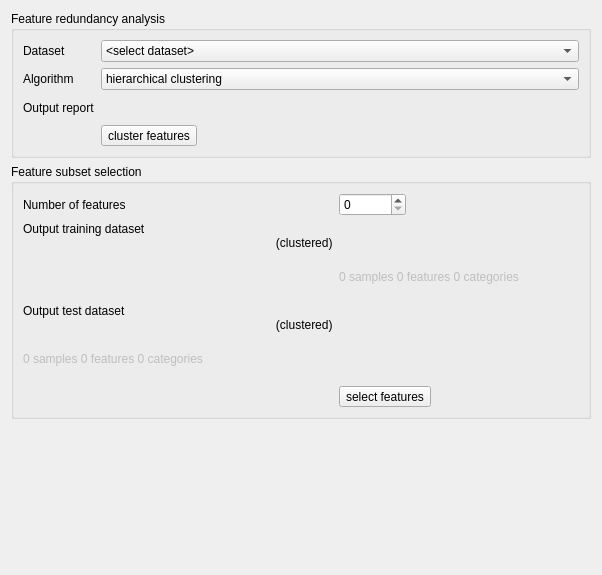
          <widget class="QWidget" name="tab_20">
           <attribute name="title">
            <string>Feature Clustering</string>
           </attribute>
           <layout class="QVBoxLayout" name="verticalLayout_3">
            <item>
             <widget class="QGroupBox" name="groupBox_11">
              <property name="title">
               <string>Feature redundancy analysis</string>
              </property>
              <property name="flat">
               <bool>true</bool>
              </property>
              <property name="checkable">
               <bool>false</bool>
              </property>
              <layout class="QFormLayout" name="formLayout_13">
               <item row="0" column="0">
                <widget class="QLabel" name="label_65">
                 <property name="text">
                  <string>Dataset</string>
                 </property>
                </widget>
               </item>
               <item row="0" column="1">
                <widget class="QComboBox" name="mDataClustering">
                 <property name="currentIndex">
                  <number>0</number>
                 </property>
                 <item>
                  <property name="text">
                   <string>&lt;select dataset&gt;</string>
                  </property>
                 </item>
                 <item>
                  <property name="text">
                   <string>dataset</string>
                  </property>
                 </item>
                 <item>
                  <property name="text">
                   <string>dataset (split)</string>
                  </property>
                 </item>
                </widget>
               </item>
               <item row="1" column="0">
                <widget class="QLabel" name="label_66">
                 <property name="text">
                  <string>Algorithm</string>
                 </property>
                </widget>
               </item>
               <item row="1" column="1">
                <widget class="QComboBox" name="mAlgoClustering">
                 <property name="currentIndex">
                  <number>1</number>
                 </property>
                 <item>
                  <property name="text">
                   <string>&lt;select algorithm&gt;</string>
                  </property>
                 </item>
                 <item>
                  <property name="text">
                   <string>hierarchical clustering</string>
                  </property>
                 </item>
                </widget>
               </item>
               <item row="2" column="0">
                <widget class="QLabel" name="label_62">
                 <property name="text">
                  <string>Output report</string>
                 </property>
                </widget>
               </item>
               <item row="2" column="1">
                <layout class="QHBoxLayout" name="horizontalLayout_36">
                 <item>
                  <widget class="QgsFileWidget" name="mFileClusteringReport">
                   <property name="sizePolicy">
                    <sizepolicy hsizetype="Preferred" vsizetype="Preferred">
                     <horstretch>2</horstretch>
                     <verstretch>0</verstretch>
                    </sizepolicy>
                   </property>
                   <property name="filter">
                    <string>*.html</string>
                   </property>
                   <property name="storageMode">
                    <enum>QgsFileWidget::SaveFile</enum>
                   </property>
                   <property name="relativeStorage">
                    <enum>QgsFileWidget::Absolute</enum>
                   </property>
                  </widget>
                 </item>
                 <item>
                  <widget class="QToolButton" name="mViewClusteringReport">
                   <property name="toolTip">
                    <string/>
                   </property>
                   <property name="text">
                    <string/>
                   </property>
                   <property name="icon">
                    <iconset>
                     <normaloff>
                                                                                        :/qt-project.org/styles/commonstyle/images/filecontents-128.png</normaloff>
                                                                                        :/qt-project.org/styles/commonstyle/images/filecontents-128.png</iconset>
                   </property>
                   <property name="iconSize">
                    <size>
                     <width>16</width>
                     <height>16</height>
                    </size>
                   </property>
                   <property name="toolButtonStyle">
                    <enum>Qt::ToolButtonIconOnly</enum>
                   </property>
                   <property name="autoRaise">
                    <bool>true</bool>
                   </property>
                  </widget>
                 </item>
                </layout>
               </item>
               <item row="3" column="1">
                <widget class="QToolButton" name="mRunClustering">
                 <property name="text">
                  <string>cluster features</string>
                 </property>
                 <property name="icon">
                  <iconset>
                   <normaloff>
                                                                                :/images/themes/default/processingAlgorithm.svg</normaloff>
                                                                                :/images/themes/default/processingAlgorithm.svg</iconset>
                 </property>
                 <property name="toolButtonStyle">
                  <enum>Qt::ToolButtonTextBesideIcon</enum>
                 </property>
                </widget>
               </item>
              </layout>
             </widget>
            </item>
            <item>
             <widget class="QGroupBox" name="groupBox_12">
              <property name="title">
               <string>Feature subset selection</string>
              </property>
              <property name="flat">
               <bool>true</bool>
              </property>
              <property name="checkable">
               <bool>false</bool>
              </property>
              <layout class="QFormLayout" name="formLayout_14">
               <item row="0" column="0">
                <widget class="QLabel" name="label_61">
                 <property name="text">
                  <string>Number of features</string>
                 </property>
                </widget>
               </item>
               <item row="0" column="1">
                <layout class="QHBoxLayout" name="horizontalLayout_37">
                 <item>
                  <widget class="QgsSpinBox" name="mNClustering">
                   <property name="maximum">
                    <number>999999999</number>
                   </property>
                  </widget>
                 </item>
                 <item>
                  <spacer name="horizontalSpacer_13">
                   <property name="orientation">
                    <enum>Qt::Horizontal</enum>
                   </property>
                   <property name="sizeHint" stdset="0">
                    <size>
                     <width>40</width>
                     <height>20</height>
                    </size>
                   </property>
                  </spacer>
                 </item>
                </layout>
               </item>
               <item row="1" column="0">
                <widget class="QLabel" name="label_67">
                 <property name="text">
                  <string>Output training dataset
                                                                            (clustered)
                                                                        </string>
                 </property>
                </widget>
               </item>
               <item row="1" column="1">
                <layout class="QHBoxLayout" name="horizontalLayout_40">
                 <item>
                  <widget class="QgsFileWidget" name="mFileTrainingDatasetClustered">
                   <property name="enabled">
                    <bool>true</bool>
                   </property>
                   <property name="sizePolicy">
                    <sizepolicy hsizetype="Preferred" vsizetype="Preferred">
                     <horstretch>2</horstretch>
                     <verstretch>0</verstretch>
                    </sizepolicy>
                   </property>
                   <property name="fileWidgetButtonVisible">
                    <bool>true</bool>
                   </property>
                   <property name="filter">
                    <string>*.skops</string>
                   </property>
                   <property name="storageMode">
                    <enum>QgsFileWidget::SaveFile</enum>
                   </property>
                   <property name="relativeStorage">
                    <enum>QgsFileWidget::Absolute</enum>
                   </property>
                  </widget>
                 </item>
                 <item>
                  <widget class="QToolButton" name="mViewTrainingDatasetClustered">
                   <property name="toolTip">
                    <string/>
                   </property>
                   <property name="text">
                    <string/>
                   </property>
                   <property name="icon">
                    <iconset>
                     <normaloff>
                                                                                        :/qt-project.org/styles/commonstyle/images/filecontents-128.png</normaloff>
                                                                                        :/qt-project.org/styles/commonstyle/images/filecontents-128.png</iconset>
                   </property>
                   <property name="iconSize">
                    <size>
                     <width>16</width>
                     <height>16</height>
                    </size>
                   </property>
                   <property name="toolButtonStyle">
                    <enum>Qt::ToolButtonIconOnly</enum>
                   </property>
                   <property name="autoRaise">
                    <bool>true</bool>
                   </property>
                  </widget>
                 </item>
                </layout>
               </item>
               <item row="2" column="1">
                <widget class="QLabel" name="mInfoTrainingDatasetClustered">
                 <property name="enabled">
                  <bool>false</bool>
                 </property>
                 <property name="layoutDirection">
                  <enum>Qt::LeftToRight</enum>
                 </property>
                 <property name="text">
                  <string>0 samples 0 features 0 categories
                                                                        </string>
                 </property>
                </widget>
               </item>
               <item row="3" column="0">
                <widget class="QLabel" name="label_68">
                 <property name="text">
                  <string>Output test dataset
                                                                            (clustered)
                                                                        </string>
                 </property>
                </widget>
               </item>
               <item row="3" column="1">
                <layout class="QHBoxLayout" name="horizontalLayout_41">
                 <item>
                  <widget class="QgsFileWidget" name="mFileTestDatasetClustered">
                   <property name="enabled">
                    <bool>true</bool>
                   </property>
                   <property name="sizePolicy">
                    <sizepolicy hsizetype="Preferred" vsizetype="Preferred">
                     <horstretch>2</horstretch>
                     <verstretch>0</verstretch>
                    </sizepolicy>
                   </property>
                   <property name="fileWidgetButtonVisible">
                    <bool>true</bool>
                   </property>
                   <property name="filter">
                    <string>*.skops</string>
                   </property>
                   <property name="storageMode">
                    <enum>QgsFileWidget::SaveFile</enum>
                   </property>
                   <property name="relativeStorage">
                    <enum>QgsFileWidget::Absolute</enum>
                   </property>
                  </widget>
                 </item>
                 <item>
                  <widget class="QToolButton" name="mViewTestDatasetClustered">
                   <property name="toolTip">
                    <string/>
                   </property>
                   <property name="text">
                    <string/>
                   </property>
                   <property name="icon">
                    <iconset>
                     <normaloff>
                                                                                        :/qt-project.org/styles/commonstyle/images/filecontents-128.png</normaloff>
                                                                                        :/qt-project.org/styles/commonstyle/images/filecontents-128.png</iconset>
                   </property>
                   <property name="iconSize">
                    <size>
                     <width>16</width>
                     <height>16</height>
                    </size>
                   </property>
                   <property name="toolButtonStyle">
                    <enum>Qt::ToolButtonIconOnly</enum>
                   </property>
                   <property name="autoRaise">
                    <bool>true</bool>
                   </property>
                  </widget>
                 </item>
                </layout>
               </item>
               <item row="4" column="0" colspan="2">
                <widget class="QLabel" name="mInfoTestDatasetClustered">
                 <property name="enabled">
                  <bool>false</bool>
                 </property>
                 <property name="layoutDirection">
                  <enum>Qt::LeftToRight</enum>
                 </property>
                 <property name="text">
                  <string>0 samples 0 features 0 categories
                                                                        </string>
                 </property>
                </widget>
               </item>
               <item row="5" column="1">
                <widget class="QToolButton" name="mRunClusteringSelect">
                 <property name="text">
                  <string>select features</string>
                 </property>
                 <property name="icon">
                  <iconset>
                   <normaloff>
                                                                                :/images/themes/default/processingAlgorithm.svg</normaloff>
                                                                                :/images/themes/default/processingAlgorithm.svg</iconset>
                 </property>
                 <property name="toolButtonStyle">
                  <enum>Qt::ToolButtonTextBesideIcon</enum>
                 </property>
                </widget>
               </item>
              </layout>
             </widget>
            </item>
            <item>
             <spacer name="verticalSpacer_3">
              <property name="orientation">
               <enum>Qt::Vertical</enum>
              </property>
              <property name="sizeHint" stdset="0">
               <size>
                <width>20</width>
                <height>145</height>
               </size>
              </property>
             </spacer>
            </item>
           </layout>
          </widget>
